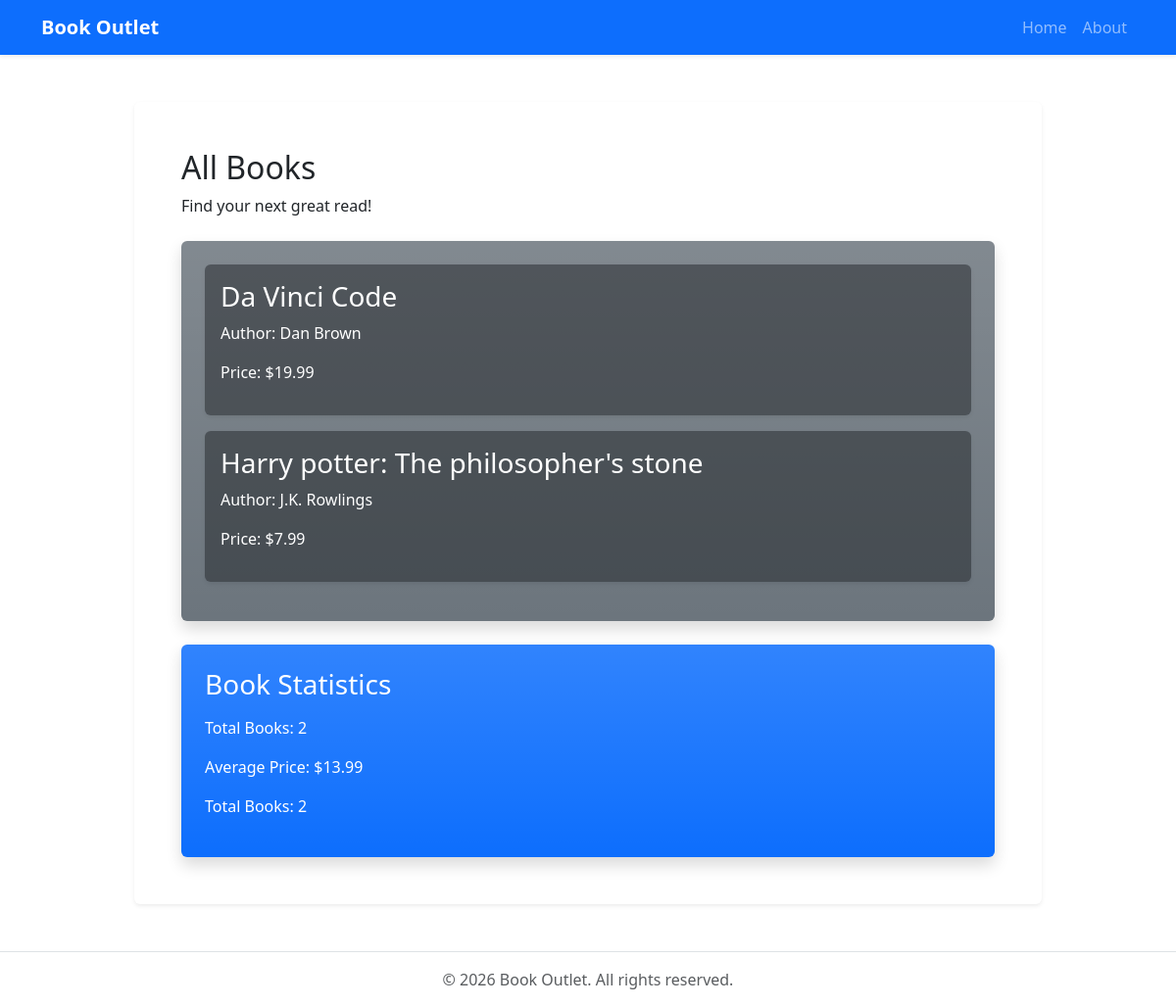
/, run on an earlier commit of the app's database.
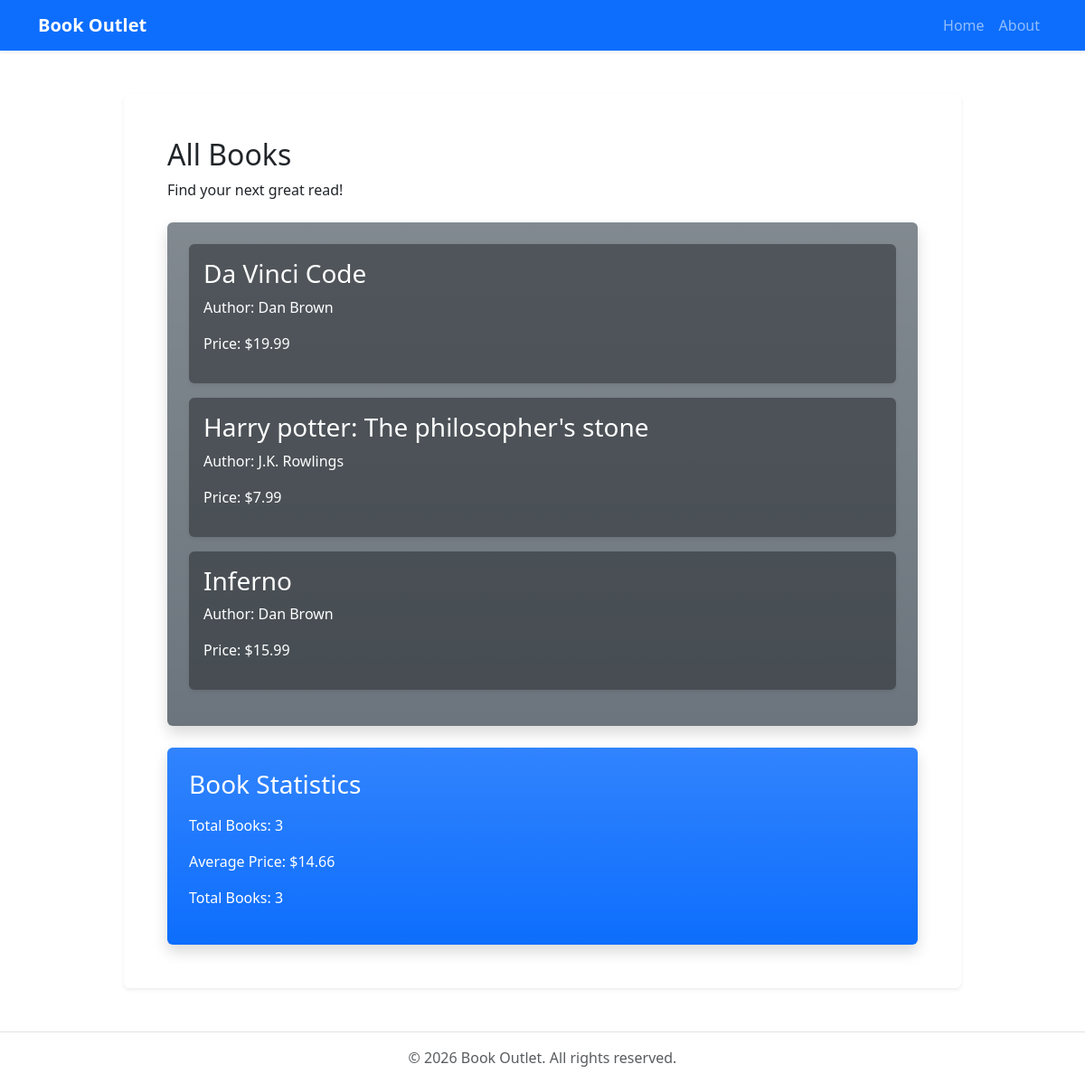
And on a later commit of the database.
### book_outlet/models.py (models this page shows, shortened)
class Book(models.Model):
    title = models.CharField(max_length=200)
    rating = models.DecimalField(max_digits=3, decimal_places=2)
    author = models.ForeignKey('Author', on_delete=models.CASCADE, null=True)
    price = models.DecimalField(max_digits=6, decimal_places=2)
    stock = models.IntegerField()
    slug = models.SlugField(default="", null=False, db_index=True, editable=False)
    description = models.TextField(blank=True)

class Author(models.Model):
    first_name = models.CharField(max_length=50)
    last_name = models.CharField(max_length=50)
    def __str__(self):
        return f"{self.first_name} {self.last_name}"

### book_outlet/views.py (the view)
# urls.py: path('', views.home, name='home'),
def home(request):
    books = Book.objects.all().order_by('title')
    num_books = books.count()
    book_stats = Book.objects.aggregate(avg_price=Avg('price'), total_books=Count('id'))
    return render(request, 'book_outlet/index.html', {'books': books, 'num_books': num_books, 'book_stats': book_stats})

### book_outlet/templates/book_outlet/index.html (shortened to what this page needs)
{% extends 'book_outlet/base.html' %}
{% block content %}
    <h2 class="mb-2">All Books</h2>
    <p class="mb-4">Find your next great read!</p>
    <div class="book-list bg-secondary bg-gradient text-white rounded p-4 shadow">
        {% for book in books %}
            <div class="book-card bg-dark bg-opacity-50 rounded p-3 mb-3 shadow-sm">
                <a href="{% url 'book_detail' book.slug %}" class="book-item d-block text-decoration-none text-white">
                    <h3>{{ book.title }}</h3>
                    <p>Author: {{ book.author }}</p>
                    <p>Price: ${{ book.price }}</p>
                </a>
            </div>
        {% endfor %}
    </div>
    <div class="book-stats mt-4 bg-primary bg-gradient text-white rounded p-4 shadow">
        <h3 class="mb-3">Book Statistics</h3>
        <p>Total Books: {{ num_books }}</p>
        <p>Average Price: ${{ book_stats.avg_price|floatformat:2 }}</p>
        <p>Total Books: {{ book_stats.total_books }}</p>
    </div>
{% endblock %}

What changed in the data, as far as the page shows it:
added Book: title "Inferno", author "Dan Brown", price "15.99"
Also different on the page:
{{ num_books }}: "2" → "3"
{{ book_stats.avg_price|floatformat:2 }}: "13.99" → "14.66"
{{ book_stats.total_books }}: "2" → "3"
